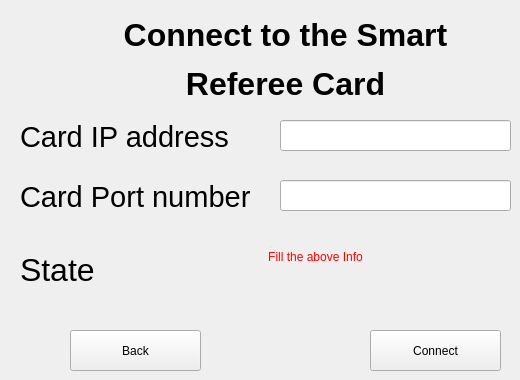
  <widget class="QWidget" name="ConnectPage">
   <widget class="QLineEdit" name="IP">
    <property name="geometry">
     <rect>
      <x>280</x>
      <y>120</y>
      <width>231</width>
      <height>31</height>
     </rect>
    </property>
    <property name="styleSheet">
     <string notr="true">font: 14pt &quot;MS Shell Dlg 2&quot;;
color:gb(86, 43, 0)</string>
    </property>
   </widget>
   <widget class="QLineEdit" name="Port">
    <property name="geometry">
     <rect>
      <x>280</x>
      <y>180</y>
      <width>231</width>
      <height>31</height>
     </rect>
    </property>
    <property name="styleSheet">
     <string notr="true">font: 14pt &quot;MS Shell Dlg 2&quot;;
color:gb(86, 43, 0)</string>
    </property>
   </widget>
   <widget class="QLabel" name="Title">
    <property name="geometry">
     <rect>
      <x>110</x>
      <y>10</y>
      <width>351</width>
      <height>101</height>
     </rect>
    </property>
    <property name="text">
     <string>&lt;html&gt;&lt;head/&gt;&lt;body&gt;&lt;p align=&quot;center&quot;&gt;&lt;span style=&quot; font-size:24pt; font-weight:600;&quot;&gt;Connect to the Smart&lt;/span&gt;&lt;/p&gt;&lt;p align=&quot;center&quot;&gt;&lt;span style=&quot; font-size:24pt; font-weight:600;&quot;&gt;Referee Card&lt;/span&gt;&lt;/p&gt;&lt;/body&gt;&lt;/html&gt;</string>
    </property>
   </widget>
   <widget class="QLabel" name="ConnectionError">
    <property name="geometry">
     <rect>
      <x>120</x>
      <y>250</y>
      <width>391</width>
      <height>41</height>
     </rect>
    </property>
    <property name="styleSheet">
     <string notr="true">color: rgb(255, 0, 0);
font: 28pt &quot;MS Shell Dlg 2&quot;;</string>
    </property>
    <property name="text">
     <string>&lt;html&gt;&lt;head/&gt;&lt;body&gt;&lt;p align=&quot;center&quot;&gt;Fill the above Info&lt;/p&gt;&lt;p align=&quot;center&quot;&gt;&lt;br/&gt;&lt;/p&gt;&lt;/body&gt;&lt;/html&gt;</string>
    </property>
   </widget>
   <widget class="QLabel" name="Port_Title">
    <property name="geometry">
     <rect>
      <x>20</x>
      <y>180</y>
      <width>231</width>
      <height>31</height>
     </rect>
    </property>
    <property name="text">
     <string>&lt;html&gt;&lt;head/&gt;&lt;body&gt;&lt;p&gt;&lt;span style=&quot; font-size:22pt;&quot;&gt;Card Port number&lt;/span&gt;&lt;/p&gt;&lt;/body&gt;&lt;/html&gt;</string>
    </property>
   </widget>
   <widget class="QPushButton" name="ConnectButton">
    <property name="geometry">
     <rect>
      <x>370</x>
      <y>330</y>
      <width>131</width>
      <height>41</height>
     </rect>
    </property>
    <property name="styleSheet">
     <string notr="true">font: 19pt &quot;MS Shell Dlg 2&quot;;</string>
    </property>
    <property name="text">
     <string>Connect</string>
    </property>
   </widget>
   <widget class="QLabel" name="IP_Title">
    <property name="geometry">
     <rect>
      <x>20</x>
      <y>120</y>
      <width>231</width>
      <height>31</height>
     </rect>
    </property>
    <property name="text">
     <string>&lt;html&gt;&lt;head/&gt;&lt;body&gt;&lt;p&gt;&lt;span style=&quot; font-size:22pt;&quot;&gt;Card IP address&lt;/span&gt;&lt;/p&gt;&lt;/body&gt;&lt;/html&gt;</string>
    </property>
   </widget>
   <widget class="QLabel" name="StateT">
    <property name="geometry">
     <rect>
      <x>20</x>
      <y>250</y>
      <width>81</width>
      <height>41</height>
     </rect>
    </property>
    <property name="text">
     <string>&lt;html&gt;&lt;head/&gt;&lt;body&gt;&lt;p&gt;&lt;span style=&quot; font-size:24pt;&quot;&gt;State &lt;/span&gt;&lt;/p&gt;&lt;/body&gt;&lt;/html&gt;</string>
    </property>
   </widget>
   <widget class="QPushButton" name="BTOMM">
    <property name="geometry">
     <rect>
      <x>70</x>
      <y>330</y>
      <width>131</width>
      <height>41</height>
     </rect>
    </property>
    <property name="styleSheet">
     <string notr="true">font: 19pt &quot;MS Shell Dlg 2&quot;;</string>
    </property>
    <property name="text">
     <string>Back</string>
    </property>
   </widget>
  </widget>
